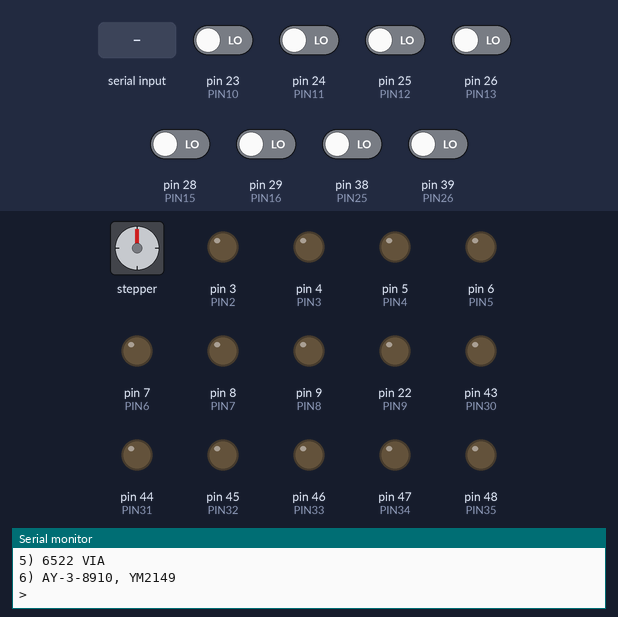
A sketch run on a simulated Arduino Mega 2560, built with avr-gcc and run on an emulated ATmega2560. Parts: stepper motor, output pins drawn as LEDs (lit = HIGH), the last lines printed to the serial monitor. Wiring (inferred from the names in the program): stepper motor (2048 steps per turn assumed): coils pin 10, pin 11, pin 12, pin 13. Dashed ring = blinking. The inputs (shaded band) are chosen by the test bench; at power-on: pin 23 (PIN10), pin 24 (PIN11), pin 25 (PIN12), pin 26 (PIN13), pin 28 (PIN15), pin 29 (PIN16), pin 38 (PIN25), pin 39 (PIN26) LOW. Pins used as bus, display or sensor lines are not drawn.

Above: at 1.6 s.
1.7 s: "1" received over Serial
4.2 s: "2" received over Serial
At 8.17 s:
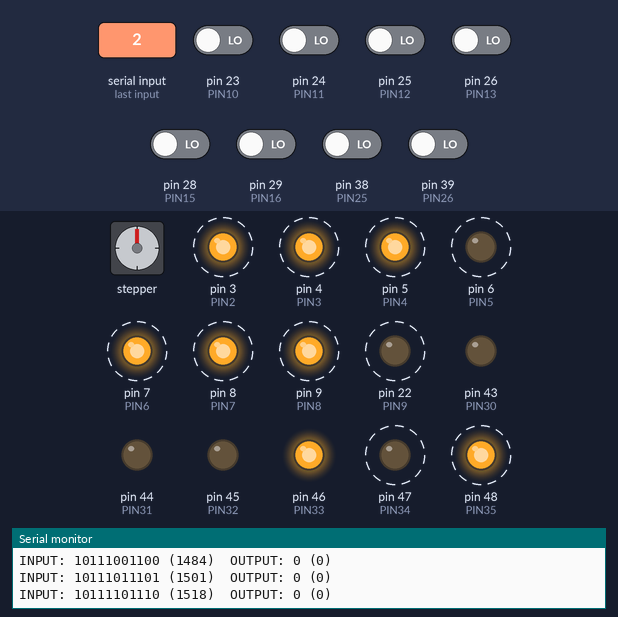
At 13.19 s:
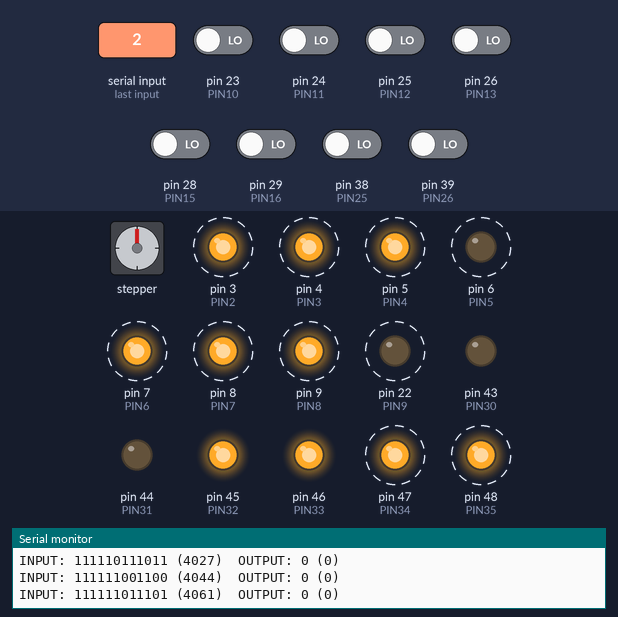
Timing chart, 0 to 24.2 s (numbered marks = the images above; inputs shaded):
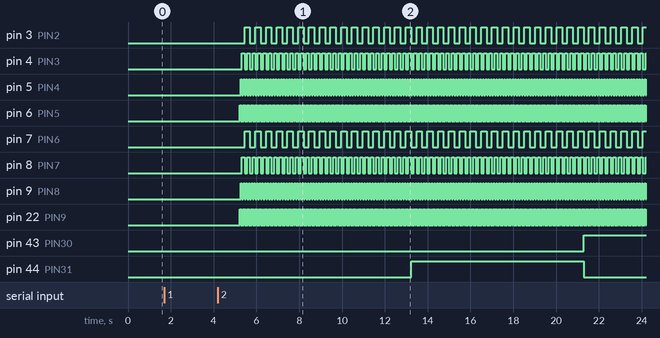

Measured:
- after the input at 4.2 s, pin 3 (PIN2): alternates HIGH for 0.25 s and LOW for 0.25 s, starting after 1.2 s; pin 4 (PIN3): alternates HIGH for 0.13 s and LOW for 0.13 s, starting after 1.1 s

The sketch:

Starter_Sketch.ino
```cpp
/*
 Name:		Sketch1.ino
 Created:	10/6/2022
 Author:	rehsd
*/

#include <EEPROM.h>

#define LED4	13
#define LED1	12
#define LED2	11
#define LED3	10

//map ZIF PIN to Arduino PIN
#define PIN1	2
#define PIN2	3
#define PIN3	4
#define PIN4	5
#define PIN5	6
#define PIN6	7
#define PIN7	8
#define PIN8	9
#define PIN9	22
#define PIN10	23
#define PIN11	24
#define PIN12	25
#define PIN13	26
#define PIN14	27
#define PIN15	28
#define PIN16	29
#define PIN17	30
#define PIN18	31
#define PIN19	32
#define PIN20	33
#define PIN21	34
#define PIN22	35
#define PIN23	36
#define PIN24	37
#define PIN25	38
#define PIN26	39
#define PIN27	40
#define PIN28	41
#define PIN29	42
#define PIN30	43
#define PIN31	44
#define PIN32	45
#define PIN33	46
#define PIN34	47
#define PIN35	48
#define PIN36	49
#define PIN37	50
#define PIN38	51
#define PIN39	52
#define PIN40	53

//A0..A15 available to read analog values (manual jumper wires)

//Map specific IC pins to ZIF pins
int PINS_C64_PLA[33]={0
					,PIN1,PIN2,PIN3,PIN4,PIN5,PIN6,PIN7,PIN8,PIN9,PIN10,PIN11,PIN12,PIN13,PIN14,PIN15,PIN16
					,PIN25,PIN26,PIN27,PIN28,PIN29,PIN30,PIN31,PIN32,PIN33,PIN34,PIN35,PIN36,PIN37,PIN38,PIN39,PIN40};	//ignore 0, use 1-32

// the setup function runs once when you press reset or power the board
void setup() {


	pinMode(LED1, OUTPUT);
	pinMode(LED2, OUTPUT);
	pinMode(LED3, OUTPUT);
	pinMode(LED4, OUTPUT);

	digitalWrite(LED4, HIGH);
	delay(50);
	digitalWrite(LED3, HIGH);
	delay(50);
	digitalWrite(LED2, HIGH);
	delay(50);
	digitalWrite(LED1, HIGH);
	delay(50);
	digitalWrite(LED1, LOW);
	delay(50);
	digitalWrite(LED2, LOW);
	delay(50);
	digitalWrite(LED3, LOW);
	delay(50);
	digitalWrite(LED4, LOW);
	delay(50);

	Serial.begin(230400);

}

// the loop function runs over and over again until power down or reset
void loop() {
	String selection;
	Serial.println("\r\n\r\nWelcome to the IC Testing Utility!\r\n");
	Serial.print("Choose IC:\r\n1) Read Known Good C64 906114-01 PLA into EEPROM:\r\n2) Test C64 906114-01 PLA\r\n3) 6502 CPU\r\n4) 65816 CPU\r\n5) 6522 VIA\r\n6) AY-3-8910, YM2149\r\n>");
	while (Serial.available() == 0)
	{
		//sit and wait
	}
	selection = Serial.readString();
	if (selection == "1")
	{
		Sample_C64_PLA();
		AnyKeyToContinue();
	}
	else if (selection == "2")
	{
		Test_C64_PLA();
		AnyKeyToContinue();
	}
	else if (selection == "3")
	{
		Serial.println("3");
	}
	else if (selection == "4")
	{
		Serial.println("4");
	}
	else if (selection == "5")
	{
		Serial.println("5");
	}
	else if (selection == "6")
	{
		Serial.println("6");
	}
	else
	{
		Serial.println("*** UNRECOGNIZED SELECTION ***\r\n");
	}
}

void AnyKeyToContinue()
{
	Serial.print("Press any key to continue");
	while (Serial.available() == 0)
	{
		//sit and wait
	}
	Serial.readString();
}

void SetPinMode(String IC)
{
	if (IC == "C64_PLA")
	{
		pinMode(PINS_C64_PLA[1], INPUT);	//NC
		pinMode(PINS_C64_PLA[2], OUTPUT);	//I7
		pinMode(PINS_C64_PLA[3], OUTPUT);	//I6
		pinMode(PINS_C64_PLA[4], OUTPUT);	//I5
		pinMode(PINS_C64_PLA[5], OUTPUT);	//I4
		pinMode(PINS_C64_PLA[6], OUTPUT);	//I3
		pinMode(PINS_C64_PLA[7], OUTPUT);	//I2
		pinMode(PINS_C64_PLA[8], OUTPUT);	//I1
		pinMode(PINS_C64_PLA[9], OUTPUT);	//I0
		pinMode(PINS_C64_PLA[10], INPUT);	//F7
		pinMode(PINS_C64_PLA[11], INPUT);	//F6
		pinMode(PINS_C64_PLA[12], INPUT);	//F5
		pinMode(PINS_C64_PLA[13], INPUT);	//F4
		pinMode(PINS_C64_PLA[14], INPUT);	//VSS (Disconnected from Arduino)
		pinMode(PINS_C64_PLA[15], INPUT);	//F3
		pinMode(PINS_C64_PLA[16], INPUT);	//F2
		pinMode(PINS_C64_PLA[17], INPUT);	//F1
		pinMode(PINS_C64_PLA[18], INPUT);	//F0
		pinMode(PINS_C64_PLA[19], OUTPUT);	//#CE
		pinMode(PINS_C64_PLA[20], OUTPUT);	//I15
		pinMode(PINS_C64_PLA[21], OUTPUT);	//I14
		pinMode(PINS_C64_PLA[22], OUTPUT);	//I13
		pinMode(PINS_C64_PLA[23], OUTPUT);	//I12
		pinMode(PINS_C64_PLA[24], OUTPUT);	//I11
		pinMode(PINS_C64_PLA[25], OUTPUT);	//I10
		pinMode(PINS_C64_PLA[26], OUTPUT);	//I9
		pinMode(PINS_C64_PLA[27], OUTPUT);	//I8
		pinMode(PINS_C64_PLA[28], INPUT);	//VCC (Disconnected from Arduino)

	}
}
void Sample_C64_PLA()
{
	ResetLEDs();

	Serial.println("\r\nSample C64 PLA and Store in Arduino EEPROM\r\n");
	Serial.println("VCC  I8  I9 I10 I11 I12 I13 I14 I15 #CE  F0  F1  F2  F3");
	Serial.println(" 28  27  26  25  24  23  22  21  20  19  18  17  16  15");
	Serial.println("-------------------------------------------------------");
	Serial.println("|                    906114-01 PLA                    |");
	Serial.println("-------------------------------------------------------");
	Serial.println("  1   2   3   4   5   6   7   8   9  10  11  12  13  14");
	Serial.println(" NC  I7  I6  I5  I4  I3  I2  I1  I0  F7  F6  F5  F4 VSS");
	Serial.println();
	AnyKeyToContinue();
	Serial.println();
	digitalWrite(LED1, HIGH);

	SetPinMode("C64_PLA");

	int outValue = 0;
	long loc = 0;
	int inbits = 16;
	long combinations = ((long)1 << inbits);
	int step = combinations / EEPROM.length();
	Serial.print("Stepping:");
	Serial.println(step);
	int lowFour = 0;

	digitalWrite(PINS_C64_PLA[19], LOW);	//CE# - enable IC

	for (long i = 0; i<combinations; i+=step)
	{

		//set I pin values on PLA
		digitalWrite(PINS_C64_PLA[9], bitRead(lowFour, 0));
		digitalWrite(PINS_C64_PLA[8], bitRead(lowFour, 1));
		digitalWrite(PINS_C64_PLA[7], bitRead(lowFour, 2));
		digitalWrite(PINS_C64_PLA[6], bitRead(lowFour, 3));
		digitalWrite(PINS_C64_PLA[5], bitRead(i, 4));
		digitalWrite(PINS_C64_PLA[4], bitRead(i, 5));
		digitalWrite(PINS_C64_PLA[3], bitRead(i, 6));
		digitalWrite(PINS_C64_PLA[2], bitRead(i, 7));
		digitalWrite(PINS_C64_PLA[27], bitRead(i, 8));
		digitalWrite(PINS_C64_PLA[26], bitRead(i, 9));
		digitalWrite(PINS_C64_PLA[25], bitRead(i, 10));
		digitalWrite(PINS_C64_PLA[24], bitRead(i, 11));
		digitalWrite(PINS_C64_PLA[23], bitRead(i, 12));
		digitalWrite(PINS_C64_PLA[22], bitRead(i, 13));
		digitalWrite(PINS_C64_PLA[21], bitRead(i, 14));
		digitalWrite(PINS_C64_PLA[20], bitRead(i, 15));

		delay(30);

		//read output and store in EEPROM
		outValue = digitalRead(PINS_C64_PLA[10]) << 7 | digitalRead(PINS_C64_PLA[11]) << 6 | digitalRead(PINS_C64_PLA[12]) << 5 | digitalRead(PINS_C64_PLA[13]) << 4 | digitalRead(PINS_C64_PLA[15]) << 3 | digitalRead(PINS_C64_PLA[16]) << 2 | digitalRead(PINS_C64_PLA[17]) << 1 | digitalRead(PINS_C64_PLA[18]);

		Serial.print("INPUT: ");
		Serial.print(i+lowFour,BIN);
		Serial.print(" (");
		Serial.print(i+lowFour);
		Serial.print(")  OUTPUT: ");
		Serial.print(outValue, BIN);
		Serial.print(" (");
		Serial.print(outValue);
		Serial.print(")");
		Serial.println();

		//EEPROM.update(loc, outValue);

		loc++;

		lowFour++;
		if (lowFour > 15)
		{
			lowFour = 0;
		}
	}
	digitalWrite(PINS_C64_PLA[17], HIGH);	//CE# - disable IC

	Serial.print("Number of samples processed: ");
	Serial.println(loc);

	digitalWrite(LED1, LOW);
	digitalWrite(LED2, HIGH);

}
void Test_C64_PLA()
{
	//Only doing a spot check for now...
	ResetLEDs();

	Serial.println("\r\nTest C64 PLA\r\n");
	Serial.println("VCC  I8  I9 I10 I11 I12 I13 I14 I15 #CE  F0  F1  F2  F3");
	Serial.println(" 28  27  26  25  24  23  22  21  20  19  18  17  16  15");
	Serial.println("-------------------------------------------------------");
	Serial.println("|                    906114-01 PLA                    |");
	Serial.println("-------------------------------------------------------");
	Serial.println("  1   2   3   4   5   6   7   8   9  10  11  12  13  14");
	Serial.println(" NC  I7  I6  I5  I4  I3  I2  I1  I0  F7  F6  F5  F4 VSS");
	Serial.println();

	AnyKeyToContinue();
	Serial.println();
	digitalWrite(LED3, HIGH);
	Serial.println("PLA test starting...");
	SetPinMode("C64_PLA");

	//set I pin values on PLA
	long i = 0;
	bool pass = true;
	if (!C64_PAL_OutputMatches(4096, 240)) { pass = false; }
	if (!C64_PAL_OutputMatches(32768, 240)) { pass = false; }
	if (!C64_PAL_OutputMatches(40960, 240)) { pass = false; }
	if (!C64_PAL_OutputMatches(41216, 240)) { pass = false; }
	if (!C64_PAL_OutputMatches(42615, 240)) { pass = false; }
	//if (!C64_PAL_OutputMatches(44288, 112)) { pass = false; }
	if (!C64_PAL_OutputMatches(44543, 112)) { pass = false; }
	if (!C64_PAL_OutputMatches(50261, 240)) { pass = false; }
	//if (!C64_PAL_OutputMatches(52616, 112)) { pass = false; }
	if (!C64_PAL_OutputMatches(52735, 112)) { pass = false; }
	if (!C64_PAL_OutputMatches(57361, 240)) { pass = false; }
	//if (!C64_PAL_OutputMatches(60740, 112)) { pass = false; }

	if (!pass)
	{
		Serial.println("Result: FAIL");
	}
	else
	{
		Serial.println("Result: PASS");
	}

	digitalWrite(LED4, HIGH);
	digitalWrite(LED3, LOW);


}

bool C64_PAL_OutputMatches(int pins, int expectedValue)
{
	long outValue = 0;
	delay(30);
	digitalWrite(PINS_C64_PLA[9], bitRead(pins, 0));
	digitalWrite(PINS_C64_PLA[8], bitRead(pins, 1));
	digitalWrite(PINS_C64_PLA[7], bitRead(pins, 2));
	digitalWrite(PINS_C64_PLA[6], bitRead(pins, 3));
	digitalWrite(PINS_C64_PLA[5], bitRead(pins, 4));
	digitalWrite(PINS_C64_PLA[4], bitRead(pins, 5));
	digitalWrite(PINS_C64_PLA[3], bitRead(pins, 6));
	digitalWrite(PINS_C64_PLA[2], bitRead(pins, 7));
	digitalWrite(PINS_C64_PLA[27], bitRead(pins, 8));
	digitalWrite(PINS_C64_PLA[26], bitRead(pins, 9));
	digitalWrite(PINS_C64_PLA[25], bitRead(pins, 10));
	digitalWrite(PINS_C64_PLA[24], bitRead(pins, 11));
	digitalWrite(PINS_C64_PLA[23], bitRead(pins, 12));
	digitalWrite(PINS_C64_PLA[22], bitRead(pins, 13));
	digitalWrite(PINS_C64_PLA[21], bitRead(pins, 14));
	digitalWrite(PINS_C64_PLA[20], bitRead(pins, 15));
	delay(30);

	//read output and store in EEPROM
	outValue = digitalRead(PINS_C64_PLA[10]) << 7 | digitalRead(PINS_C64_PLA[11]) << 6 | digitalRead(PINS_C64_PLA[12]) << 5 | digitalRead(PINS_C64_PLA[13]) << 4 | digitalRead(PINS_C64_PLA[15]) << 3 | digitalRead(PINS_C64_PLA[16]) << 2 | digitalRead(PINS_C64_PLA[17]) << 1 | digitalRead(PINS_C64_PLA[18]);

	if (expectedValue == outValue)
	{
		Serial.println("match..");
		return true;
	}
	else
	{
		Serial.println("NO match!");
		return false;
	}
}

void ResetLEDs()
{
	digitalWrite(LED1, LOW);
	digitalWrite(LED2, LOW);
	digitalWrite(LED3, LOW);
	digitalWrite(LED4, LOW);
}
```
